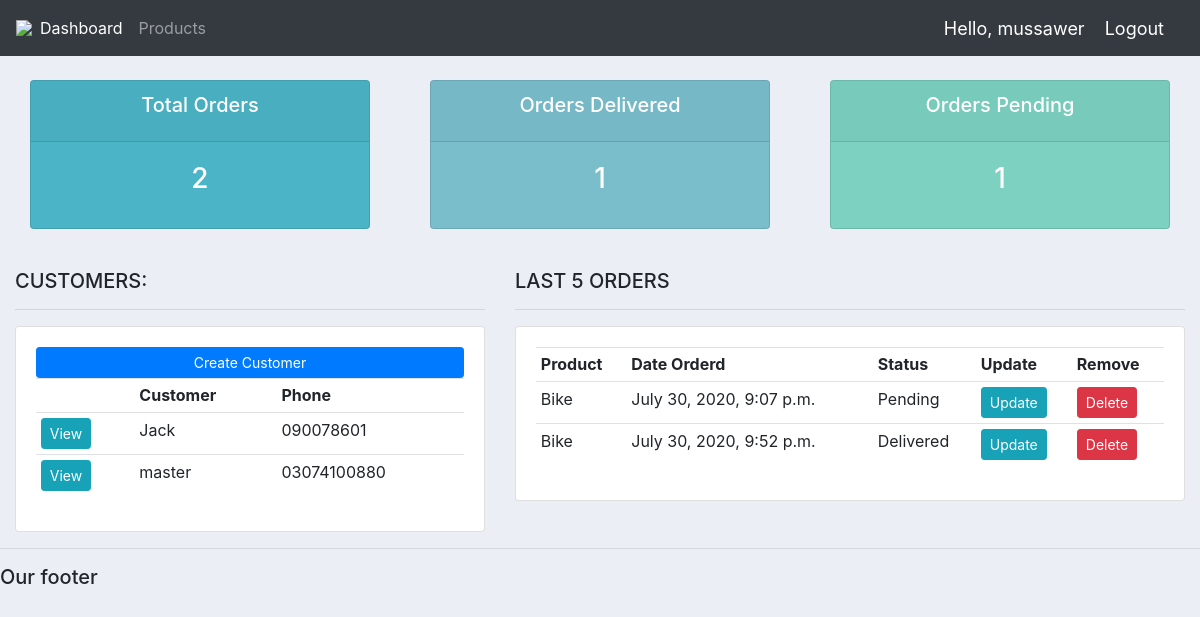
The app's page / (signed in) with its own data.
### accounts/models.py (models this page shows, shortened)
class Customer(models.Model):
    user = models.OneToOneField(User,
                                null=True,
                                blank=True,
                                on_delete=models.CASCADE)
    name = models.CharField(max_length=200, null=True)
    phone = models.CharField(max_length=200, null=True)
    email = models.CharField(max_length=200, null=True)
    profile_pic = models.ImageField(default="profile1.png",
                                    null=True,
                                    blank=True)
    date_created = models.DateTimeField(auto_now_add=True, null=True)

class Order(models.Model):
    STATUS = (
        ('Pending', 'Pending'),
        ('Out for delivery', 'Out for delivery'),
        ('Delivered', 'Delivered'),
    )
    customer = models.ForeignKey(Customer,
                                 null=True,
                                 on_delete=models.SET_NULL)
    product = models.ForeignKey(Product, null=True, on_delete=models.SET_NULL)
    date_created = models.DateTimeField(auto_now_add=True, null=True)
    status = models.CharField(max_length=200, null=True, choices=STATUS)
    note = models.CharField(max_length=1000, null=True)

class Product(models.Model):
    CATEGORY = (
        ('Indoor', 'Indoor'),
        ('Out Door', 'Out Door'),
    )
    name = models.CharField(max_length=200, null=True)
    price = models.FloatField(null=True)
    category = models.CharField(max_length=200, null=True, choices=CATEGORY)
    description = models.CharField(max_length=200, null=True, blank=True)
    date_created = models.DateTimeField(auto_now_add=True, null=True)
    tags = models.ManyToManyField(Tag)
    def __str__(self):
        return self.name

### accounts/decorators.py (the view)
    def wrapper_function(request, *args, **kwargs):
        group = None
        if request.user.groups.exists():
            group = request.user.groups.all()[0].name
        if group == 'customer':
            return redirect('user-page')
        if group == 'admin':
            return view_func(request, *args, **kwargs)

### accounts/views.py (called while the page is built)
@login_required(login_url='login')
@admin_only
def home(request):
    orders = Order.objects.all()
    customers = Customer.objects.all()
    total_customers = customers.count()
    total_orders = orders.count()
    delivered = orders.filter(status='Delivered').count()
    pending = orders.filter(status='Pending').count()
    context = {
        'orders': orders,
        'customers': customers,
        'total_orders': total_orders,
        'delivered': delivered,
        'pending': pending
    }
    return render(request, 'accounts/dashboard.html', context)

### accounts/templates/accounts/dashboard.html
{%  extends 'accounts/main.html' %}
{% block content %}
{%  include 'accounts/status.html' %}
<br>
<div class="row">
    <div class="col-md-5">
        <h5>CUSTOMERS:</h5>
        <hr>
        <div class="card card-body">
            <a class="btn btn-primary  btn-sm btn-block" href="">Create Customer</a>
            <table class="table table-sm">
                <tr>
                    <th></th>
                    <th>Customer</th>
                    <th>Phone</th>
                </tr>
                {% for customer in customers %}
                <tr>
                    <td><a class="btn btn-sm btn-info" href="{% url 'customer' customer.id %}">View</a></td>
                    <td>{{customer.name}}</td>
                    <td>{{customer.phone}}</td>
                </tr>
                {% endfor %}
            </table>
        </div>
    </div>
    <div class="col-md-7">
        <h5>LAST 5 ORDERS</h5>
        <hr>
        <div class="card card-body">
            <table class="table table-sm">
                <tr>
                    <th>Product</th>
                    <th>Date Orderd</th>
                    <th>Status</th>
                    <th>Update</th>
                    <th>Remove</th>
                </tr>
                {% for order in orders %}
                <tr>
                    <td>{{order.product}}</td>
                    <td>{{order.date_created}}</td>
                    <td>{{order.status}}</td>
                    <td><a class="btn btn-sm btn-info" href="{% url 'update_order' order.id %}">Update</a></td>
                    <td><a class="btn btn-sm btn-danger" href="{% url 'delete_order' order.id %}">Delete</a></td>
                </tr>
                {% endfor %}
            </table>
        </div>
    </div>
</div>
{% endblock %}

### accounts/templates/accounts/main.html (shortened to what this page needs)
{% load static %}
<!DOCTYPE html>
<html>
<head>
	<link rel="stylesheet" href="https://stackpath.bootstrapcdn.com/bootstrap/4.3.1/css/bootstrap.min.css">
    <link rel="stylesheet" type="text/css" href="{% static '/css/main.css' %}">
</head>
<body>
	{%  include 'accounts/navbar.html' %}
	<div class="container-fluid">
	{% block content %}
	{% endblock %}
    </div>
	<hr>
	<h5>Our footer</h5>
</body>
</html>

### accounts/templates/accounts/navbar.html (shortened to what this page needs)
{% load static %}
<nav class="navbar navbar-expand-lg navbar-dark bg-dark">
    <img src="{% static 'images/logo.png' %}">
    <div class="collapse navbar-collapse" id="navbarNav">
        <ul class="navbar-nav">
            {% if request.user.is_staff %}
            <li class="nav-item active">
                <a class="nav-link" href="{% url 'home' %}">Dashboard</a>
            </li>
            <li class="nav-item">
                <a class="nav-link" href="{% url 'products' %}">Products</a>
            </li>
            {% else %}
            <li class="nav-item">
                <a class="nav-link" href="{% url 'account' %}">Settings</a>
            </li>
            {% endif %}
        </ul>
    </div>
    <span class="hello-msg">Hello, {{request.user}}</span>
    <span><a class="hello-msg" href="{% url 'logout' %}">Logout</a></span>
</nav>

### accounts/templates/accounts/status.html
<br>
<div class="row">
    <div class="col">
        <div class="col-md">
            <div class="card text-center text-white  mb-3" id="total-orders">
                <div class="card-header">
                    <h5 class="card-title">Total Orders</h5>
                </div>
                <div class="card-body">
                    <h3 class="card-title">{{total_orders}}</h3>
                </div>
            </div>
        </div>
    </div>
    <div class="col">
        <div class="col-md">
            <div class="card text-center text-white  mb-3" id="orders-delivered">
                <div class="card-header">
                    <h5 class="card-title">Orders Delivered</h5>
                </div>
                <div class="card-body">
                    <h3 class="card-title">{{delivered}}</h3>
                </div>
            </div>
        </div>
    </div>
    <div class="col">
        <div class="col-md">
            <div class="card text-center text-white  mb-3" id="orders-pending">
                <div class="card-header">
                    <h5 class="card-title">Orders Pending</h5>
                </div>
                <div class="card-body">
                    <h3 class="card-title">{{pending}}</h3>
                </div>
            </div>
        </div>
    </div>
</div>

### static/css/main.css (style rules this page uses)
body { background-color: #ebeff5; }
#total-orders { background-color: #4cb4c7; }
#orders-delivered { background-color: #7abecc; }
#orders-pending { background-color: #7CD1C0; }

### accounts/templates/accounts/navbar.html (style rules this page uses)
.hello-msg { font-size: 18px; color: #fff; margin-right: 20px; }

### records on screen
Customer: name "Jack", phone "090078601"
Customer: name "master", phone "03074100880"
Order: product "Bike", date_created "July 30, 2020, 9:07 p.m.", status "Pending"
Order: product "Bike", date_created "July 30, 2020, 9:52 p.m.", status "Delivered"

### other values on screen
{{ request.user }} "mussawer"
{{ total_orders }} "2"
{{ delivered }} "1"
{{ pending }} "1"
